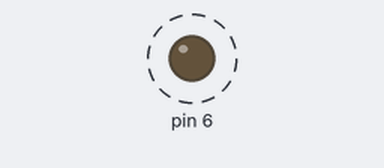
This sketch was run on a simulated Arduino Uno, built with avr-gcc and run on an emulated ATmega328P. Parts: output pins drawn as LEDs (lit = HIGH). Dashed ring = blinking.

Above: at 0.5 s.
Timing chart, 0 to 3.0 s (numbered marks = the images above):
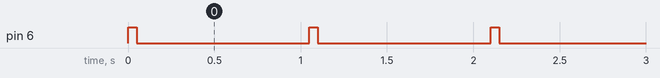

The sketch:

ZEE.ino
```cpp
void setup() {
  pinMode(6, OUTPUT);
}

void loop() {
 digitalWrite(6,HIGH);
 delay(50);
 digitalWrite(6,LOW);
 delay(1000);


}
```

Measured:
- by itself, pin 6: alternates HIGH for 0.05 s and LOW for 1.0 s
